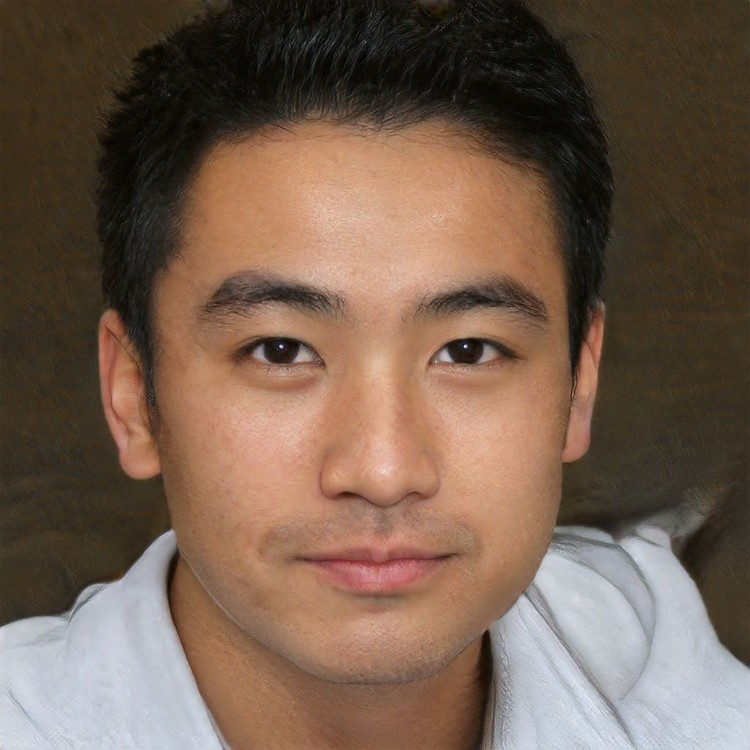
#> input picture cek_foto/relawanProfil/Dasdad_20210113145217.jpeg, 750 x 750 px
$ python face_detection.py --input relawanProfil/Dasdad_20210113145217.jpeg
#> lines starting #> are read from the running program, lines starting #| are printed output that depends on the picture; after the words box and inside, x2 and y2 are one past the last pixel; in counts of white or black regions, pixels touching at a corner belong together
import os
import argparse
import cv2 as cv

def isImage(inputImg):
    if inputImg is None:
        return False
    else:
        return True

def load_classifier():
    return cv.CascadeClassifier('classifier/haarcascade_frontalface_default.xml'),cv.CascadeClassifier('classifier/haarcascade_eye.xml')

def detect(inputImg, show):
#> called with inputImg = 'relawanProfil/Dasdad_20210113145217.jpeg', show = False
    img = cv.imread(inputImg)
#> img is the input picture: shape (750, 750, 3); mean B, G, R 79.6, 95, 117.4
    width = img.shape[0]
#> width = 750
    height = img.shape[1]
#> height = 750

    gray = cv.cvtColor(img, cv.COLOR_BGR2GRAY)
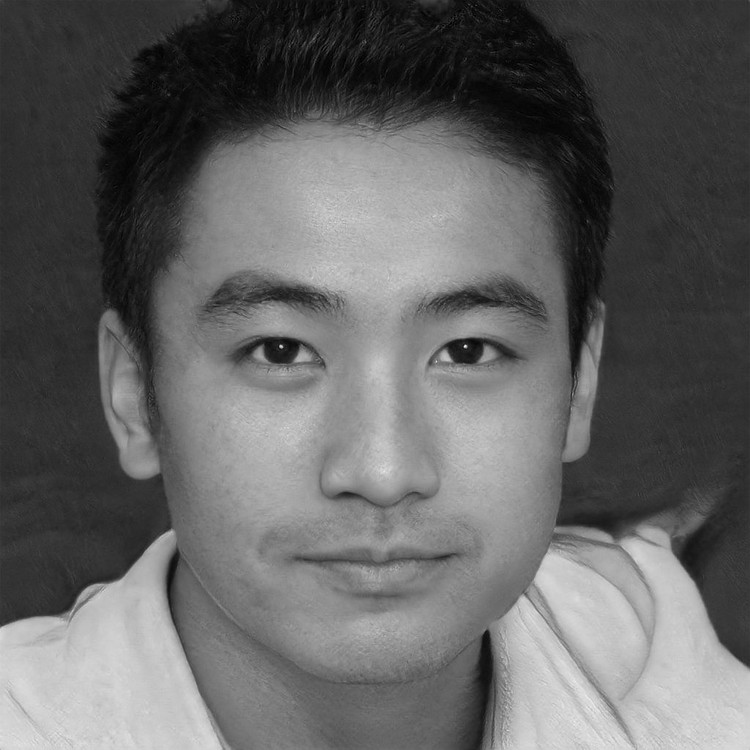
#> gray: shape (750, 750); min 0, max 239, mean 100

    faceCL, eyeCL = load_classifier()
    flag = False

    faces = faceCL.detectMultiScale(gray, 1.3, 5)
#> faces = [[127, 158, 501, 501]]
    for (x,y,w,h) in faces:
        img = cv.rectangle(img, (x,y), (x+w,y+h), (255,0,0), 2)
        area = (x+w)*(y+h)
        if int((area/(width*height))*100) > 40:
            flag = True
        roi_gray = gray[y:y+h, x:x+w]
        roi_color = img[y:y+h, x:x+w]
        eyes = eyeCL.detectMultiScale(roi_gray)
        for (ex, ey, ew, eh) in eyes:
            cv.rectangle(roi_color,(ex,ey),(ex+ew,ey+eh),(0,255,0),2)
#> this loop made 1 pass
#> (x, y, w, h, area, flag, eyes) on pass 1: (127, 158, 501, 501, 413852, True, [[96, 146, 96, 96], [285, 142, 106, 106]])
#> pass 1, in detect, `img = cv.rectangle(img, (x,y), (x+w,y+h), (255,0,0), 2)`:
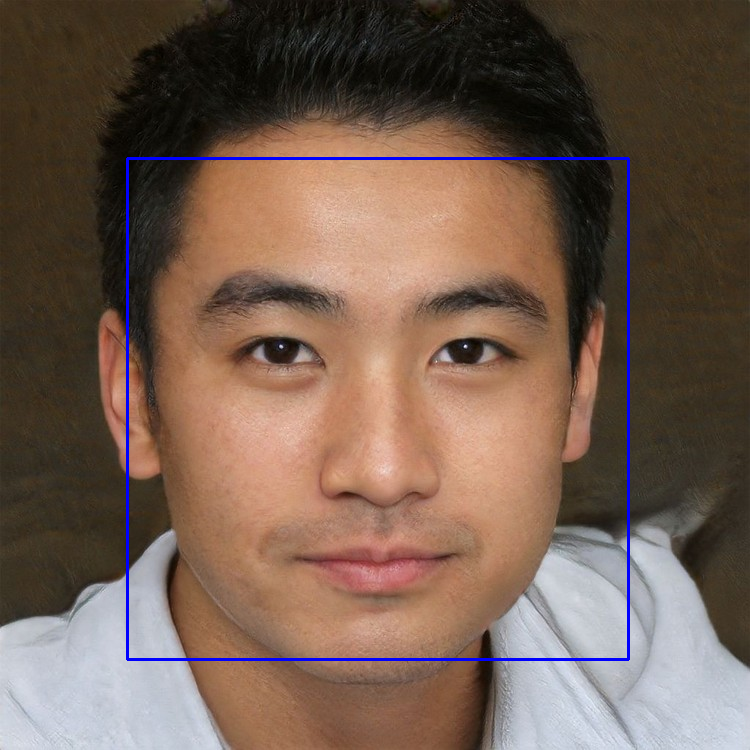
#> img: shape (750, 750, 3); 1.07% of pixels changed, all inside (x1, y1, x2, y2) = (126, 157, 630, 661)
#> pass 1, in detect, `roi_gray = gray[y:y+h, x:x+w]`:
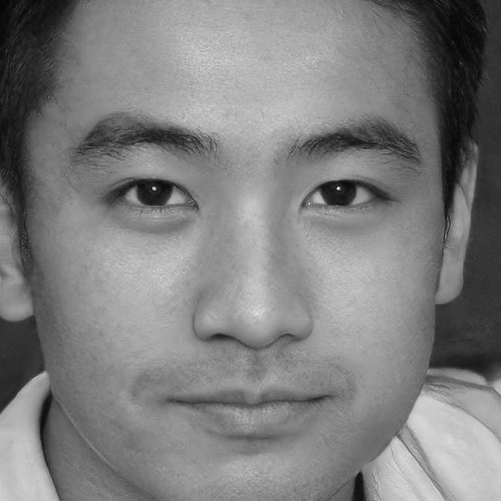
#> roi_gray: shape (501, 501); min 1, max 239, mean 126.4
#> pass 1, in detect, `roi_color = img[y:y+h, x:x+w]`:
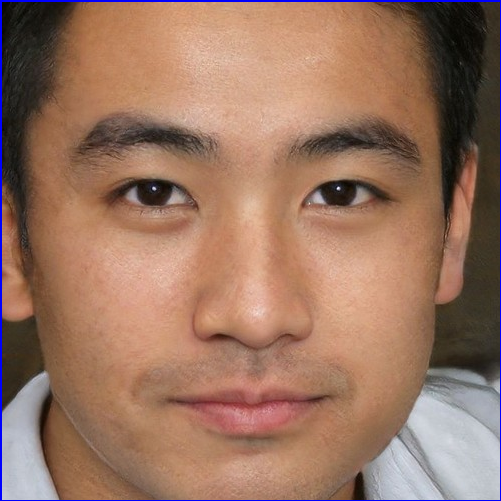
#> roi_color: shape (501, 501, 3); mean B, G, R 97.8, 116.6, 153.9
#> after the loop:
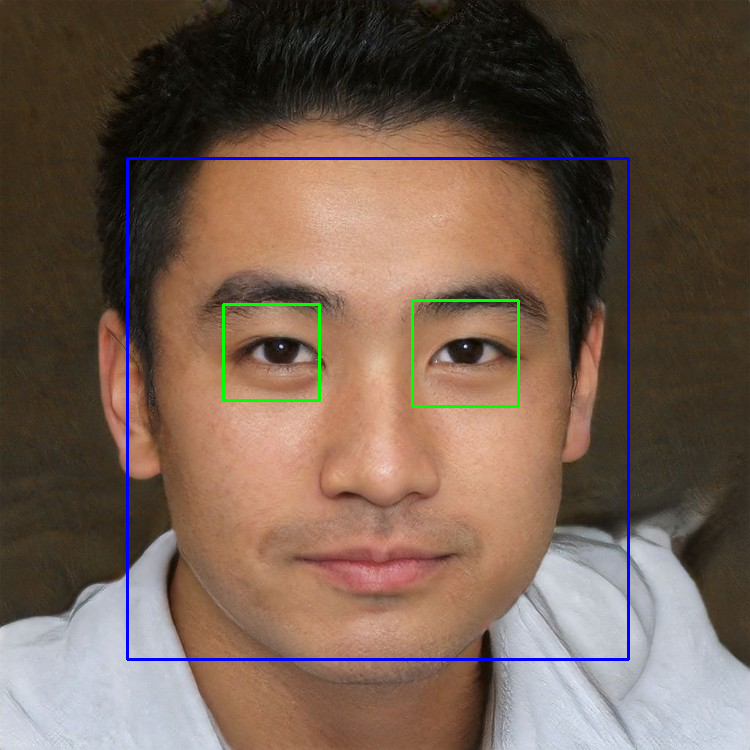
#> img: shape (750, 750, 3); 0.43% of pixels changed, all inside (x1, y1, x2, y2) = (222, 299, 520, 408)
#> after the loop:
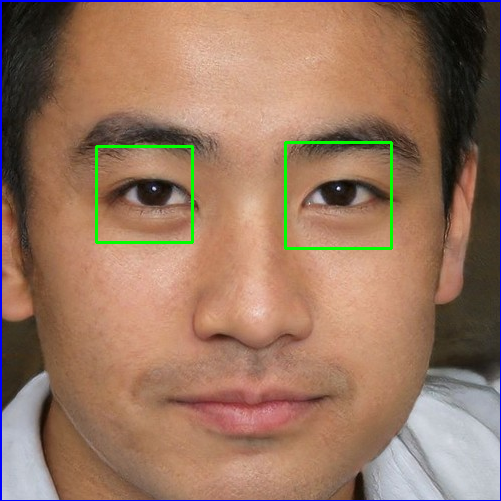
#> roi_color: shape (501, 501, 3); 0.96% of pixels changed, all inside (x1, y1, x2, y2) = (95, 141, 393, 250)

    if show:
        cv.imshow('input',img)
        cv.waitKey(0)
        cv.destroyAllWindows()
    else:
        return flag

def run(inputImg, show):
    if isImage(inputImg) is True:
        flag = detect(inputImg, show)
#> flag = True
        if flag is True:
            print(1)
        elif flag is False:
            cmd = "del {}".format(inputImg)
            os.system(cmd)
            print(0)
            # return 0
        elif flag is None:
            print("Debug Mode Activated")
    elif isImage(inputImg) is False:
        cmd = "del {}".format(inputImg)
        os.system(cmd)

if __name__ == "__main__":
    parser = argparse.ArgumentParser(description='Face detection process')
    parser.add_argument("-i", "--input", required=True, help="path to image file")
    parser.add_argument("-s", "--show", action="store_true", help="to show image")
    args = vars(parser.parse_args())

    run(args['input'],args['show'])

$ run again, on cek_foto/relawanProfil/Dohan_Pranata_WIkanda_20210115043047.jpeg
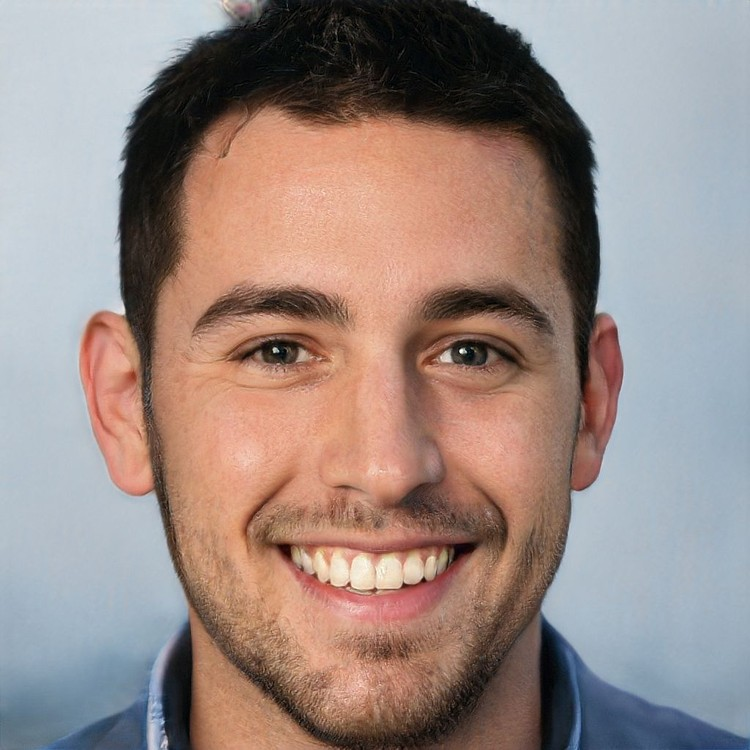
#> input picture cek_foto/relawanProfil/Dohan_Pranata_WIkanda_20210115043047.jpeg, 750 x 750 px
#> in detect, img is the input picture: shape (750, 750, 3); mean B, G, R 131.9, 137.1, 154.1
#> in detect, `gray = cv.cvtColor(img, cv.COLOR_BGR2GRAY)`:
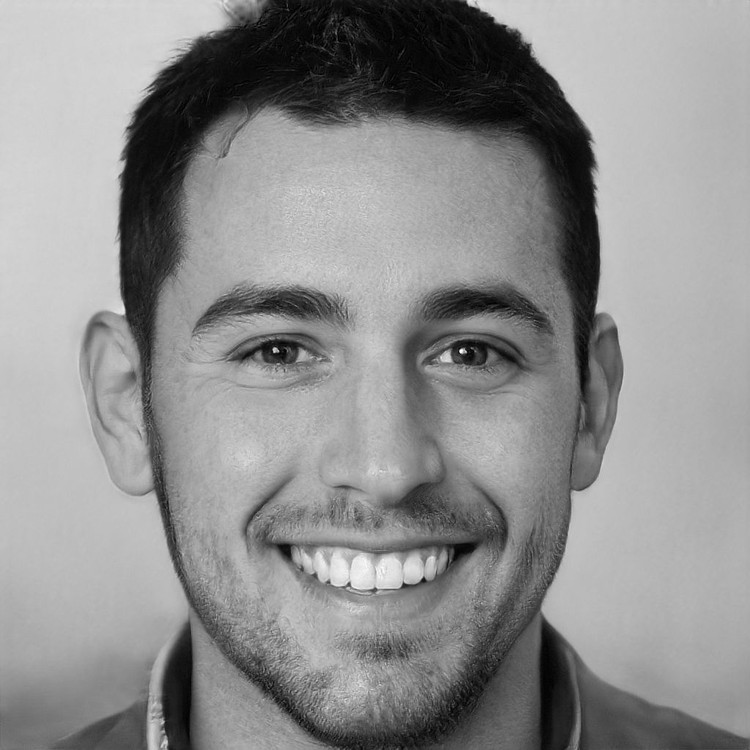
#> gray: shape (750, 750); min 0, max 254, mean 141.6
#> faces = [[114, 136, 524, 524]]
#> the loop in detect, `for (x,y,w,h) in faces:` made 1 pass
#> (x, y, w, h, area, flag) on pass 1: (114, 136, 524, 524, 421080, True)
#> after the loop in detect, `for (x,y,w,h) in faces:`:
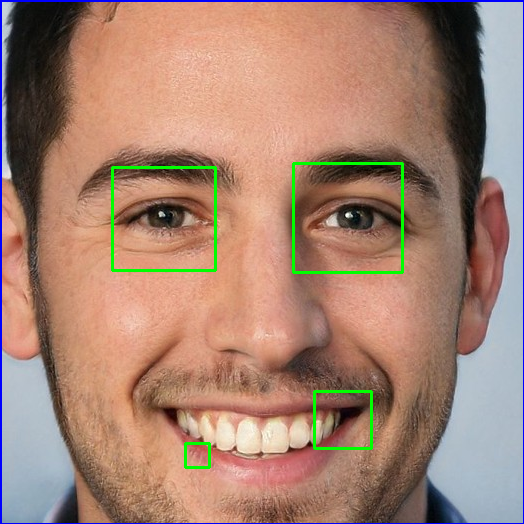
#> roi_color: shape (524, 524, 3); mean B, G, R 113.7, 130.3, 164.7
#> in run, `flag = detect(inputImg, show)`: flag = True
